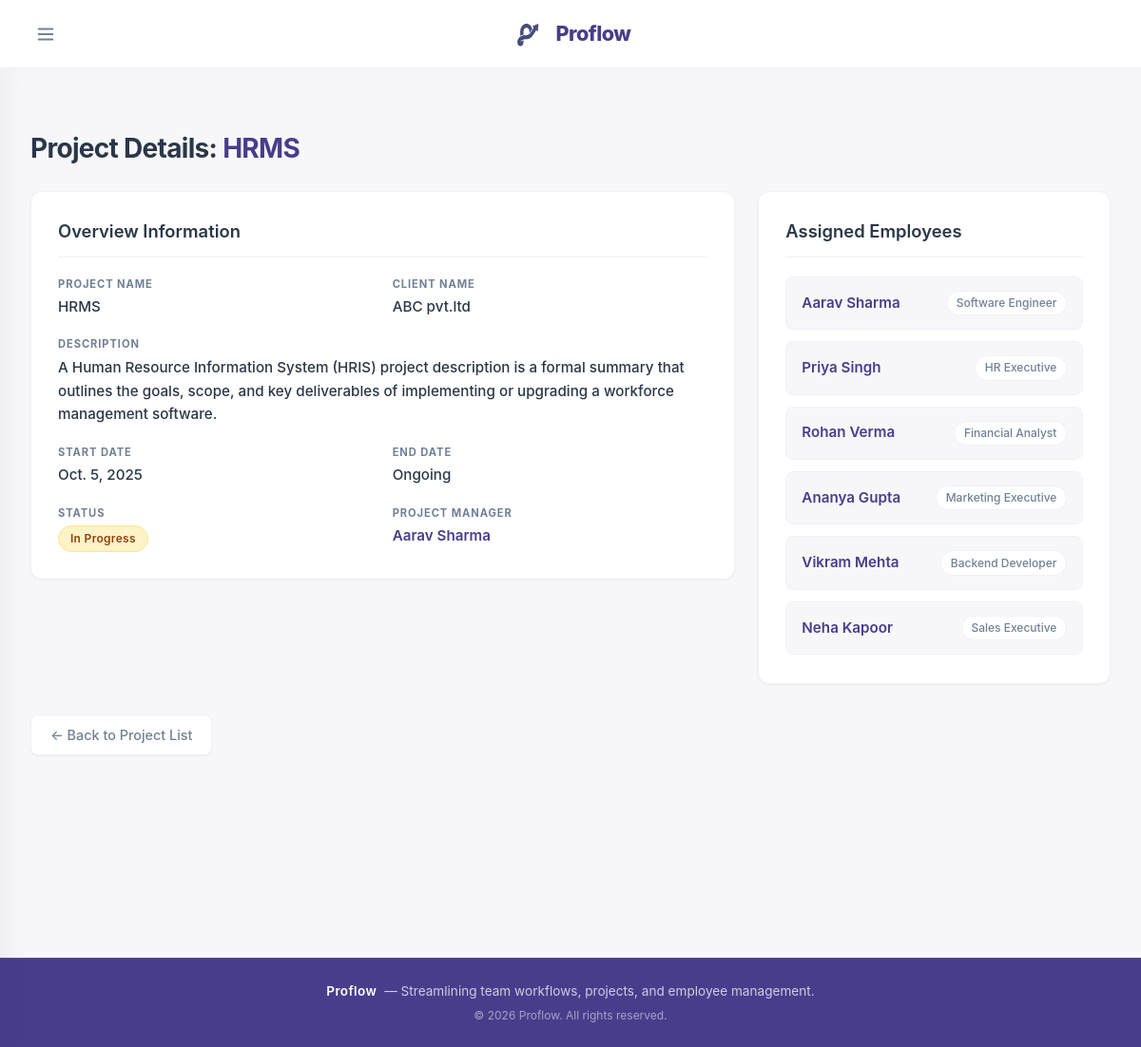
/projects/1/, run on the app's committed database.
### core/models.py (models this page shows, shortened)
class Project(models.Model):
    Status_Choices=[
        ('Not started','Not Started'),
        ('In Progress','In Progress'),
        ('Completed','Completed'),]
    project_name = models.CharField(max_length=100)
    client_name = models.CharField(max_length=100)
    description = models.TextField()
    start_date =  models.DateField()
    end_date   = models.DateField(null=True,blank=True)
    status = models.CharField(max_length=100,choices=Status_Choices,default='Not started')
    project_manager = models.ForeignKey(
        Employee,
        on_delete=models.SET_NULL,
        null=True,
        blank=True,
        related_name='managed_projects'
     )
    employees = models.ManyToManyField(
        Employee,
        related_name='projects',
        blank=True
    )

class Employee(models.Model):
    employee_id = models.CharField(max_length=10,unique=True)
    name = models.CharField(max_length=50)
    email = models.EmailField(unique=True)
    phone = models.CharField(max_length=15)
    department = models.CharField(max_length=55)
    designation = models.CharField(max_length=50)
    date_of_joining = models.DateField()
    salary = models.DecimalField(max_digits=15,decimal_places=2)
    is_active = models.BooleanField(default=True)

### core/views.py (the view)
# urls.py: path('projects/<int:id>/', views.project_detail, name='project_detail'),
def project_detail(request, id):
    project = get_object_or_404(Project, id=id)
    context = {
        'project': project,
    }
    return render(request, 'project_details.html', context)

### core/templates/project_details.html (shortened to what this page needs)
{% extends 'base.html' %}
{% block content %}
<div class="detail-container">
    <div class="page-header">
        <h2>Project Details: <span class="highlight-title">{{ project.project_name }}</span></h2>
    </div>
    <div class="dashboard-grid">
        <div class="detail-card main-card">
            <h3>Overview Information</h3>
            <div class="info-grid">
                <div class="info-item">
                    <span class="label">Project Name</span>
                    <span class="value">{{ project.project_name }}</span>
                </div>
                <div class="info-item">
                    <span class="label">Client Name</span>
                    <span class="value">{{ project.client_name }}</span>
                </div>
                <div class="info-item full-width">
                    <span class="label">Description</span>
                    <span class="value description-text">{{ project.description }}</span>
                </div>
                <div class="info-item">
                    <span class="label">Start Date</span>
                    <span class="value">{{ project.start_date }}</span>
                </div>
                <div class="info-item">
                    <span class="label">End Date</span>
                    <span class="value">{{ project.end_date|default:"Ongoing" }}</span>
                </div>
                <div class="info-item">
                    <span class="label">Status</span>
                    <span class="value">
                        {% if project.status == 'Completed' %}
                            <span class="badge badge-success">{{ project.status }}</span>
                        {% elif project.status == 'In Progress' %}
                            <span class="badge badge-warning">{{ project.status }}</span>
                        {% else %}
                            <span class="badge badge-secondary">{{ project.status }}</span>
                        {% endif %}
                    </span>
                </div>
                <div class="info-item">
                    <span class="label">Project Manager</span>
                    <span class="value">
                        {% if project.project_manager %}
                            <a href="{% url 'employee_detail' project.project_manager.id %}" class="employee-link">{{ project.project_manager.name }}</a>
                        {% else %}
                            <span class="text-muted">No Manager Assigned</span>
                        {% endif %}
                    </span>
                </div>
            </div>
        </div>
        <div class="detail-card employee-card-container">
            <h3>Assigned Employees</h3>
            <ul class="employee-list-detail">
                {% for employee in project.employees.all %}
                    <li>
                        <div class="employee-info">
                            <a href="{% url 'employee_detail' employee.id %}" class="employee-link">{{ employee.name }}</a>
                            <span class="employee-designation">{{ employee.designation }}</span>
                        </div>
                    </li>
                {% empty %}
                    <li class="empty-list">No employees assigned to this project yet.</li>
                {% endfor %}
            </ul>
        </div>
    </div>
    <div class="action-footer">
        <a href="{% url 'project_list' %}" class="btn btn-secondary">← Back to Project List</a>
    </div>
</div>
{% endblock %}

### core/templates/base.html (style rules this page uses)
:root { --primary-color: #483d8b; --primary-hover: #372f6b; --bg-color: #f7f7f9; --header-bg: #ffffff; --sidebar-bg: #ffffff; --card-bg: #ffffff; --text-main: #2b3748; --text-muted: #718096; --border-color: #edf2f7; --sidebar-width: 280px; --header-height: 72px; --transition-speed: 0.3s cubic-bezier(0.4, 0, 0.2, 1); }
* { box-sizing: border-box; }
body { font-family: -apple-system, BlinkMacSystemFont, "Segoe UI", Roboto, Helvetica, Arial, sans-serif; background-color: var(--bg-color); color: var(--text-main); margin: 0; padding: 0; line-height: 1.5; display: flex; flex-direction: column; min-height: 100vh; }

### core/templates/project_details.html (style rules this page uses)
.detail-container { max-width: 1320px; margin: 0 auto; padding: 2.5rem 2rem; box-sizing: border-box; background-color: var(--bg-color); min-height: calc(100vh - 60px); }
.page-header h2 { font-size: 1.75rem; font-weight: 700; margin-bottom: 1.5rem; color: var(--text-main); letter-spacing: -0.025em; }
.highlight-title { color: #483d8b; }
.dashboard-grid { display: grid; grid-template-columns: 2fr 1fr; gap: 1.5rem; width: 100%; align-items: start; }
.detail-card { background-color: var(--card-bg); border: 1px solid var(--border-color); border-radius: 0.75rem; padding: 1.75rem; box-shadow: 0 1px 3px 0 rgba(0, 0, 0, 0.04), 0 1px 2px -1px rgba(0, 0, 0, 0.04); }
.detail-card h3 { font-size: 1.15rem; font-weight: 600; color: var(--text-main); margin-top: 0; margin-bottom: 1.25rem; padding-bottom: 0.75rem; border-bottom: 1px solid var(--border-color); }
.info-grid { display: grid; grid-template-columns: repeat(auto-fit, minmax(220px, 1fr)); gap: 1.25rem; }
.info-item { display: flex; flex-direction: column; gap: 0.25rem; }
.info-item.full-width { grid-column: 1 / -1; }
.info-item .label { font-size: 0.7rem; font-weight: 700; color: var(--text-muted); text-transform: uppercase; letter-spacing: 0.08em; }
.info-item .value { font-size: 0.95rem; color: var(--text-main); font-weight: 500; }
.description-text { line-height: 1.6; color: var(--text-muted); }
.employee-list-detail { list-style: none; padding: 0; margin: 0; display: flex; flex-direction: column; gap: 0.75rem; max-height: 400px; overflow-y: auto; }
.employee-list-detail li { display: flex; justify-content: space-between; align-items: center; background-color: var(--bg-color); padding: 0.875rem 1rem; border-radius: 0.5rem; border: 1px solid var(--border-color); transition: border-color 0.15s ease; }
.employee-info { display: flex; justify-content: space-between; align-items: center; width: 100%; gap: 1rem; }
.employee-link { color: #483d8b; font-weight: 600; text-decoration: none; font-size: 0.95rem; transition: color 0.15s ease; }
.employee-designation { font-size: 0.75rem; color: var(--text-muted); background-color: var(--card-bg); padding: 0.2rem 0.6rem; border-radius: 9999px; border: 1px solid var(--border-color); font-weight: 500; white-space: nowrap; }
.badge { display: inline-flex; align-items: center; padding: 0.25rem 0.75rem; border-radius: 9999px; font-size: 0.75rem; font-weight: 600; letter-spacing: 0.025em; }
.badge-warning { background-color: #fef3c7; color: #92400e; border: 1px solid #fde68a; }
.action-footer { margin-top: 2rem; }
.btn { padding: 0.625rem 1.25rem; border-radius: 0.5rem; font-size: 0.9rem; font-weight: 500; text-decoration: none; cursor: pointer; transition: all 0.15s ease; display: inline-flex; align-items: center; gap: 0.5rem; }
.btn-secondary { background-color: var(--card-bg); color: var(--text-muted); border: 1px solid var(--border-color); box-shadow: 0 1px 2px 0 rgba(0, 0, 0, 0.05); }

### data on the page
Project: project_name "HRMS", client_name "ABC pvt.ltd", description "A Human Resource Information System (HRIS) project description is a formal summary that outlines the goals, scope, and key deliverables of implementing or upgrading a workforce management software.", start_date "Oct. 5, 2025", end_date "Ongoing", status "In Progress", project_manager.name "Aarav Sharma"
Employee: name "Aarav Sharma", designation "Software Engineer"
Employee: name "Priya Singh", designation "HR Executive"
Employee: name "Rohan Verma", designation "Financial Analyst"
Employee: name "Ananya Gupta", designation "Marketing Executive"
Employee: name "Vikram Mehta", designation "Backend Developer"
Employee: name "Neha Kapoor", designation "Sales Executive"
